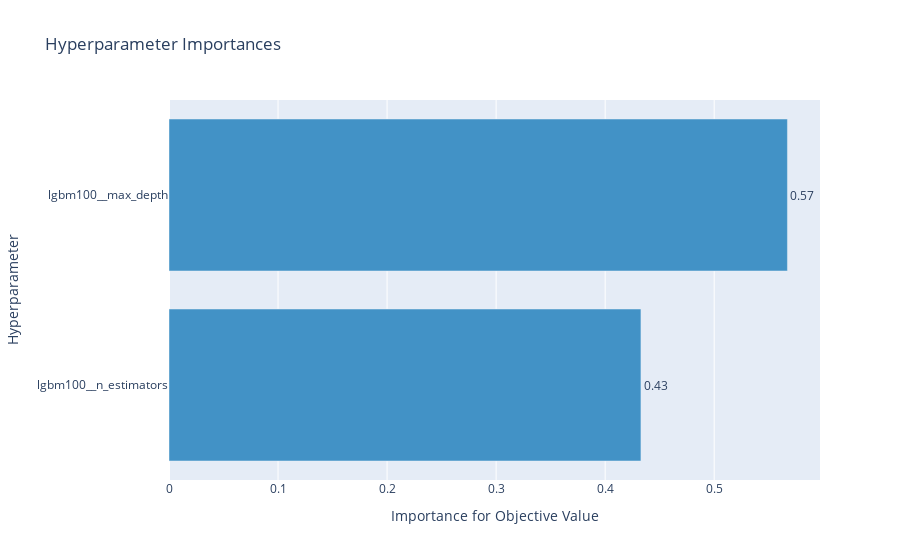

Source (notebook cell):
### Code cell
optuna.visualization.plot_param_importances(study_lgbm100)

### Figure 1 — Plotly figure (JSON) as saved in the notebook; plotly's stock layout.template omitted (floating-point values rounded to 4 significant figures)
{"data": [{"cliponaxis": false, "hovertemplate": ["lgbm100__n_estimators (IntDistribution): 0.4328173734657462<extra></extra>", "lgbm100__max_depth (IntDistribution): 0.5671826265342539<extra></extra>"], "marker": {"color": "rgb(66,146,198)"}, "orientation": "h", "text": ["0.43", "0.57"], "textposition": "outside", "type": "bar", "x": [0.4328, 0.5672], "y": ["lgbm100__n_estimators", "lgbm100__max_depth"]}], "layout": {"showlegend": false, "title": {"text": "Hyperparameter Importances"}, "xaxis": {"title": {"text": "Importance for Objective Value"}}, "yaxis": {"title": {"text": "Hyperparameter"}}}}
